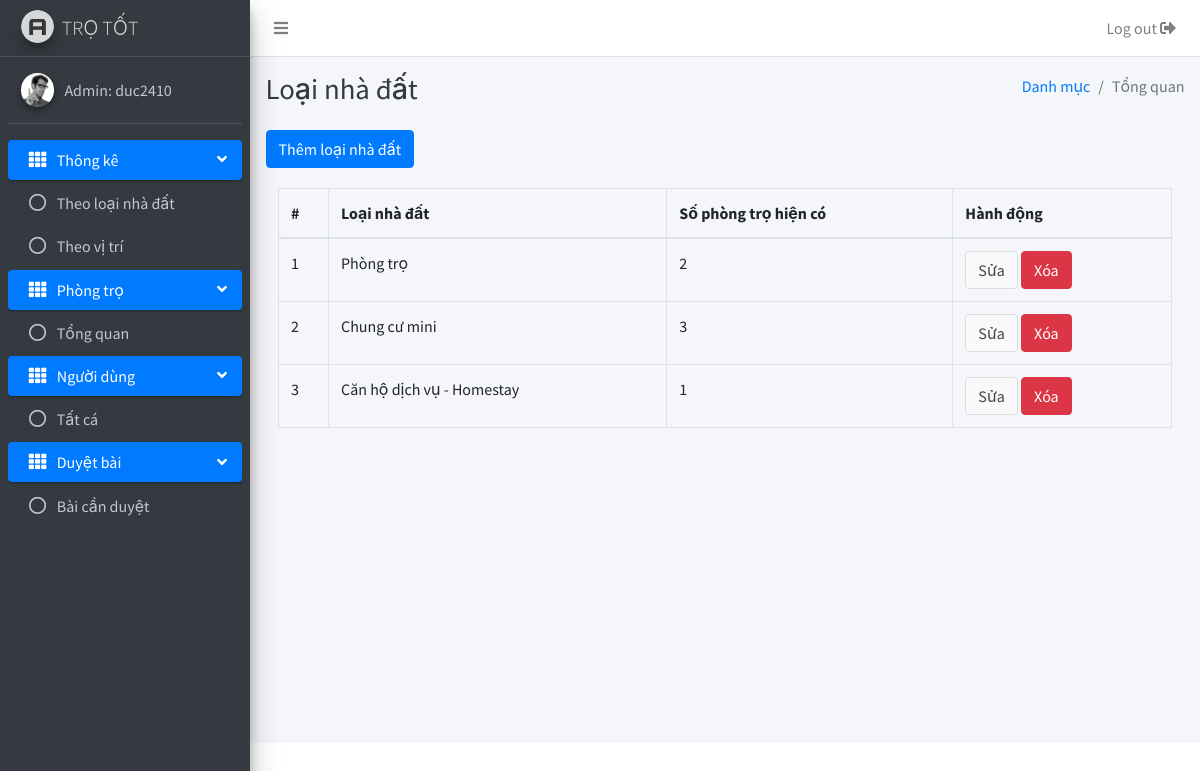
Page /admin/pages/category/cate.php (signed in) on the committed database.
### tables this page shows
CREATE TABLE `category` (
  `cate_id` int(11) NOT NULL,
  `cate_name` varchar(255) NOT NULL
);

### admin/dao/pdo.php (called while the page is built, shortened)
<?php
	function pdo_get_connection(){
		$dburl = "mysql:host=localhost;dbname=phongtro;charset=utf8";
		$username = 'root';
		$password = '';
		$conn = new PDO($dburl, $username, $password);
		$conn->setAttribute(PDO::ATTR_ERRMODE, PDO::ERRMODE_EXCEPTION);
		return $conn;
	}
	function pdo_query($sql){
		try{
			$conn = pdo_get_connection();
			$stmt = $conn->prepare($sql);
			$stmt->execute();
			$rows = $stmt->fetchAll();
			return $rows;
		}
		catch(PDOException $e){
			throw $e;
		}
		finally{
			unset($conn);
		}
	}
?>

### admin/dao/category.php (called while the page is built, shortened)
<?php
	require_once "pdo.php";
	function cate_select() {
		$sql = "select category.*, COUNT(category.cate_id) AS quantity from category join room on category.cate_id = room.cate_id where room.censorship = 1 group by category.cate_id";
		return pdo_query($sql);
	}
?>

### admin/pages/category/cate.php (the view, shortened to what this page needs)
<?php
  require "../../dao/category.php";
  $category = cate_select();
?>
<!DOCTYPE html>
<html>
<head>
  <link rel="stylesheet" href="../../plugins/fontawesome-free/css/all.min.css">
  <link rel="stylesheet" href="https://code.ionicframework.com/ionicons/2.0.1/css/ionicons.min.css">
  <link rel="stylesheet" href="../../plugins/tempusdominus-bootstrap-4/css/tempusdominus-bootstrap-4.min.css">
  <link rel="stylesheet" href="../../plugins/icheck-bootstrap/icheck-bootstrap.min.css">
  <link rel="stylesheet" href="../../plugins/jqvmap/jqvmap.min.css">
  <link rel="stylesheet" href="../../dist/css/adminlte.min.css">
  <link rel="stylesheet" href="../../plugins/overlayScrollbars/css/OverlayScrollbars.min.css">
  <link rel="stylesheet" href="../../plugins/daterangepicker/daterangepicker.css">
  <link rel="stylesheet" href="../../plugins/summernote/summernote-bs4.css">
</head>
<body class="hold-transition sidebar-mini layout-fixed">
  <div class="wrapper">
    <?php require_once "../../inc/navbar.php" ?>
    <?php require_once "../../inc/sidebar.php" ?>
    <div class="content-wrapper">
      <div class="content-header">
        <div class="container-fluid">
          <div class="row mb-2">
            <div class="col-sm-6">
              <h1 class="m-0 text-dark">Loại nhà đất</h1>
            </div>
            <div class="col-sm-6">
              <ol class="breadcrumb float-sm-right">
                <li class="breadcrumb-item"><a href="#">Danh mục</a></li>
                <li class="breadcrumb-item active">Tổng quan</li>
              </ol>
            </div>
          </div>
        </div>
      </div>
      <section class="content">
        <div class="col-sm-6">
          <button type="button" class="btn btn-primary" data-toggle="modal" data-target="#modal-primary">Thêm loại nhà đất</button>
        </div>
        <div class="card-body">
          <table id="example2" class="table table-bordered table-hover">
            <thead>
              <tr>
                <th style="width: 50px">#</th>
                <th>Loại nhà đất</th>
                <th>Số phòng trọ hiện có</th>
                <th>Hành động</th>
              </tr>
            </thead>
            <tbody>
              <?php foreach($category  as $key =>  $cate): ?>
                <tr id="<?=$cate['cate_id']?>">
                  <td><?=$key + 1?></td>
                  <td data-target="cate_name"><?=$cate['cate_name']?></td>
                  <td><?=$cate['quantity']?></td>
                  <td>
                    <button type="button" class="btn btn-default" data-toggle="modal" data-target="#modal-default" data-role="update" data-id="<?=$cate['cate_id']?>">
                      Sửa
                    </button>
                    <button type="submit" class="btn btn-danger" name="delete">
                      <a href="cate.php?cate_id=<?=$cate['cate_id']?>" style="color: white">Xóa</a>
                    </button>
                  </td>
                </tr>
              <?php endforeach; ?>
            </tbody>
          </table>
        </div>
      </section>
    </div>
  </div>
</body>
</html>

### rows in the picture
category: cate_name "Phòng trọ", quantity "2"
category: cate_name "Chung cư mini", quantity "3"
category: cate_name "Căn hộ dịch vụ - Homestay", quantity "1"

### other values in the picture
$_SESSION['admin']['admin_name'] "duc2410"
